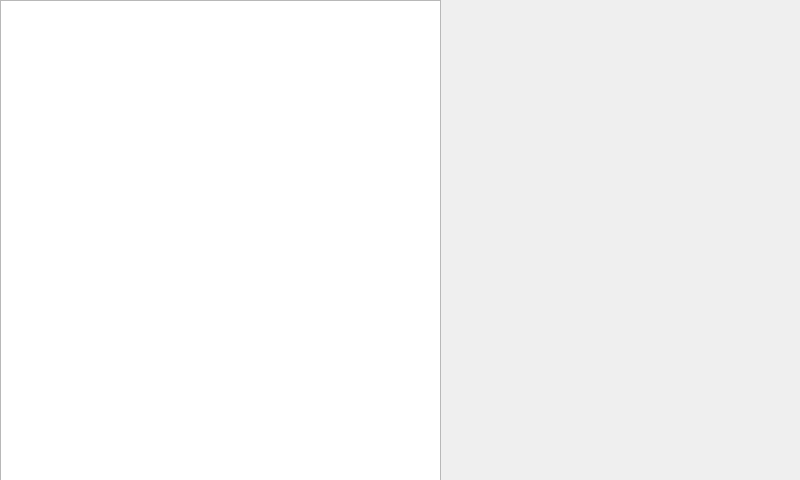
<?xml version="1.0" encoding="UTF-8"?>
<ui version="4.0">
 <class>MainWindow</class>
 <widget class="QMainWindow" name="MainWindow">
  <property name="geometry">
   <rect>
    <x>0</x>
    <y>0</y>
    <width>800</width>
    <height>480</height>
   </rect>
  </property>
  <property name="windowTitle">
   <string>MainWindow</string>
  </property>
  <widget class="QWidget" name="centralWidget">
   <widget class="QTextEdit" name="teDirectory">
    <property name="geometry">
     <rect>
      <x>0</x>
      <y>0</y>
      <width>441</width>
      <height>481</height>
     </rect>
    </property>
   </widget>
  </widget>
 </widget>
 <layoutdefault spacing="6" margin="11"/>
 <resources/>
 <connections/>
</ui>
